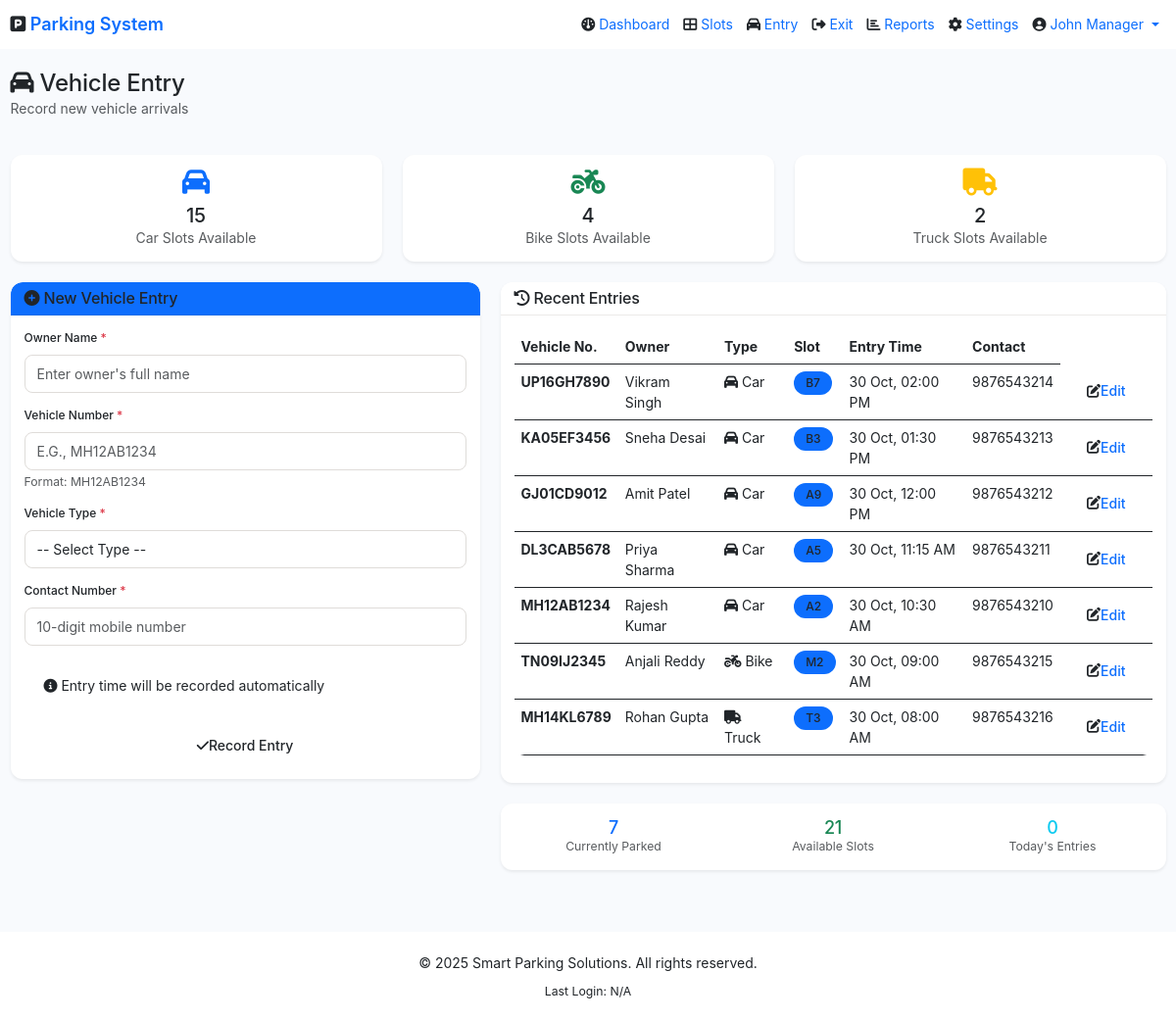
The page /vehicle_entry.php (signed in) on the database its author committed.
### tables this page shows
CREATE TABLE users (
    id INT AUTO_INCREMENT PRIMARY KEY,
    fullname VARCHAR(255) NOT NULL,
    username VARCHAR(50) UNIQUE NOT NULL,
    email VARCHAR(100) UNIQUE NOT NULL,
    password VARCHAR(255) NOT NULL,
    role ENUM('admin', 'super_admin') DEFAULT 'admin',
    created_at TIMESTAMP DEFAULT CURRENT_TIMESTAMP,
    last_login DATETIME NULL,
    status ENUM('active', 'inactive') DEFAULT 'active'
);

CREATE TABLE vehicles (
    id INT AUTO_INCREMENT PRIMARY KEY,
    owner_name VARCHAR(255) NOT NULL,
    vehicle_number VARCHAR(20) UNIQUE NOT NULL,
    vehicle_type ENUM('car', 'bike', 'truck') DEFAULT 'car',
    contact VARCHAR(20) NOT NULL,
    slot_id INT NULL,
    entry_time DATETIME NOT NULL,
    exit_time DATETIME NULL,
    amount DECIMAL(10,2) DEFAULT 0.00,
    status ENUM('Parked', 'Exited') DEFAULT 'Parked',
    created_at TIMESTAMP DEFAULT CURRENT_TIMESTAMP,
    FOREIGN KEY (slot_id) REFERENCES parking_slots(id) ON DELETE SET NULL
);

CREATE TABLE parking_slots (
    id INT AUTO_INCREMENT PRIMARY KEY,
    slot_name VARCHAR(10) UNIQUE NOT NULL,
    slot_type ENUM('car', 'bike', 'truck') DEFAULT 'car',
    status ENUM('Available', 'Occupied') DEFAULT 'Available',
    floor_number INT DEFAULT 1,
    created_at TIMESTAMP DEFAULT CURRENT_TIMESTAMP,
    updated_at TIMESTAMP DEFAULT CURRENT_TIMESTAMP ON UPDATE CURRENT_TIMESTAMP
);

### includes/db.php (called while the page is built, shortened)
<?php
try {
    $pdo = new PDO(
        "mysql:host=" . DB_HOST . ";dbname=" . DB_NAME . ";charset=utf8mb4",
        DB_USER,
        DB_PASS,
        [
            PDO::ATTR_ERRMODE => PDO::ERRMODE_EXCEPTION,
            PDO::ATTR_DEFAULT_FETCH_MODE => PDO::FETCH_ASSOC,
            PDO::ATTR_EMULATE_PREPARES => false
        ]
    );
} catch (PDOException $e) {
    die("Database Connection Failed: " . $e->getMessage());
}
function isLoggedIn() {
    return isset($_SESSION['admin_id']) && !empty($_SESSION['admin_id']);
}
function getCurrentUser() {
    global $pdo;
    $stmt = $pdo->prepare("SELECT * FROM users WHERE id = ?");
    $stmt->execute([$_SESSION['admin_id']]);
    return $stmt->fetch();
}
?>

### vehicle_entry.php (the view, shortened to what this page needs)
<?php
require_once 'includes/header.php';
$carSlots = $pdo->query("SELECT COUNT(*) as count FROM parking_slots WHERE status = 'Available' AND slot_type = 'car'")->fetch()['count'];
$bikeSlots = $pdo->query("SELECT COUNT(*) as count FROM parking_slots WHERE status = 'Available' AND slot_type = 'bike'")->fetch()['count'];
$truckSlots = $pdo->query("SELECT COUNT(*) as count FROM parking_slots WHERE status = 'Available' AND slot_type = 'truck'")->fetch()['count'];
$recentStmt = $pdo->query("SELECT v.*, ps.slot_name FROM vehicles v
                           JOIN parking_slots ps ON v.slot_id = ps.id
                           WHERE v.status = 'Parked'
                           ORDER BY v.entry_time DESC
                           LIMIT 10");
$recent_entries = $recentStmt->fetchAll();
?>
<div class="container-fluid py-4">
    <div class="row mb-4">
        <div class="col-12">
            <h2><i class="fas fa-car"></i> Vehicle Entry</h2>
            <p class="text-muted">Record new vehicle arrivals</p>
        </div>
    </div>
    <div class="row g-4 mb-4">
        <div class="col-md-4">
            <div class="card border-0 shadow-sm">
                <div class="card-body text-center">
                    <i class="fas fa-car text-primary" style="font-size: 2rem;"></i>
                    <h3 class="mt-2"><?= $carSlots ?></h3>
                    <p class="mb-0 text-muted">Car Slots Available</p>
                </div>
            </div>
        </div>
        <div class="col-md-4">
            <div class="card border-0 shadow-sm">
                <div class="card-body text-center">
                    <i class="fas fa-motorcycle text-success" style="font-size: 2rem;"></i>
                    <h3 class="mt-2"><?= $bikeSlots ?></h3>
                    <p class="mb-0 text-muted">Bike Slots Available</p>
                </div>
            </div>
        </div>
        <div class="col-md-4">
            <div class="card border-0 shadow-sm">
                <div class="card-body text-center">
                    <i class="fas fa-truck text-warning" style="font-size: 2rem;"></i>
                    <h3 class="mt-2"><?= $truckSlots ?></h3>
                    <p class="mb-0 text-muted">Truck Slots Available</p>
                </div>
            </div>
        </div>
    </div>
    <div class="row">
        <div class="col-lg-5">
            <div class="card border-0 shadow-sm" data-aos="fade-right">
                <div class="card-header bg-primary text-white">
                    <h5 class="mb-0"><i class="fas fa-plus-circle"></i> New Vehicle Entry</h5>
                </div>
                <div class="card-body">
                    <form method="POST" action="" id="entryForm">
                        <div class="mb-3">
                            <label class="form-label">Owner Name <span class="text-danger">*</span></label>
                            <input type="text" class="form-control" name="owner_name" placeholder="Enter owner's full name" required>
                        </div>
                        <div class="mb-3">
                            <label class="form-label">Vehicle Number <span class="text-danger">*</span></label>
                            <input type="text" class="form-control text-uppercase" name="vehicle_number"
                                   placeholder="e.g., MH12AB1234" pattern="[A-Za-z0-9]+" required>
                            <small class="text-muted">Format: MH12AB1234</small>
                        </div>
                        <div class="mb-3">
                            <label class="form-label">Vehicle Type <span class="text-danger">*</span></label>
                            <select class="form-select" name="vehicle_type" required>
                                <option value="">-- Select Type --</option>
                            </select>
                        </div>
                        <div class="mb-3">
                            <label class="form-label">Contact Number <span class="text-danger">*</span></label>
                            <input type="tel" class="form-control" name="contact"
                                   placeholder="10-digit mobile number" pattern="[0-9]{10}" required>
                        </div>
                        <div class="alert alert-info">
                            <i class="fas fa-info-circle"></i> Entry time will be recorded automatically
                        </div>
                        <button type="submit" class="btn btn-primary w-100">
                            <i class="fas fa-check"></i> Record Entry
                        </button>
                    </form>
                </div>
            </div>
        </div>
        <div class="col-lg-7">
            <div class="card border-0 shadow-sm" data-aos="fade-left">
                <div class="card-header bg-white">
                    <h5 class="mb-0"><i class="fas fa-history"></i> Recent Entries</h5>
                </div>
                <div class="card-body">
                    <div class="table-responsive">
                        <table class="table table-hover">
                            <thead>
                                <tr>
                                    <th>Vehicle No.</th>
                                    <th>Owner</th>
                                    <th>Type</th>
                                    <th>Slot</th>
                                    <th>Entry Time</th>
                                    <th>Contact</th>
                                </tr>
                            </thead>
                            <tbody>
                                <?php if (empty($recent_entries)): ?>
                                    <tr>
                                        <td colspan="6" class="text-center text-muted">No recent entries</td>
                                    </tr>
                                <?php else: ?>
                                    <?php foreach ($recent_entries as $entry): ?>
                                        <tr>
                                            <td><strong><?= htmlspecialchars($entry['vehicle_number']) ?></strong></td>
                                            <td><?= htmlspecialchars($entry['owner_name']) ?></td>
                                            <td>
                                                <i class="fas fa-<?= $entry['vehicle_type'] == 'bike' ? 'motorcycle' : ($entry['vehicle_type'] == 'truck' ? 'truck' : 'car') ?>"></i>
                                                <?= ucfirst($entry['vehicle_type']) ?>
                                            </td>
                                            <td><span class="badge bg-primary"><?= htmlspecialchars($entry['slot_name']) ?></span></td>
                                            <td><?= date('d M, h:i A', strtotime($entry['entry_time'])) ?></td>
                                            <td><?= htmlspecialchars($entry['contact']) ?></td>
                                            <td>
                                            <a href="vehicle_edit.php?id=<?= $entry['id'] ?>" class="btn btn-sm btn-info">
                                                <i class="fas fa-edit"></i> Edit
                                            </a>
                                            </td>
                                        </tr>
                                    <?php endforeach; ?>
                                <?php endif; ?>
                            </tbody>
                        </table>
                    </div>
                </div>
            </div>
            <div class="card border-0 shadow-sm mt-4" data-aos="fade-left" data-aos-delay="100">
                <div class="card-body">
                    <div class="row text-center">
                        <div class="col-4">
                            <h4 class="text-primary"><?= count($recent_entries) ?></h4>
                            <p class="mb-0 text-muted small">Currently Parked</p>
                        </div>
                        <div class="col-4">
                            <h4 class="text-success"><?= $carSlots + $bikeSlots + $truckSlots ?></h4>
                            <p class="mb-0 text-muted small">Available Slots</p>
                        </div>
                        <div class="col-4">
                            <?php
                            $todayEntries = $pdo->query("SELECT COUNT(*) as count FROM vehicles WHERE DATE(entry_time) = CURDATE()")->fetch()['count'];
                            ?>
                            <h4 class="text-info"><?= $todayEntries ?></h4>
                            <p class="mb-0 text-muted small">Today's Entries</p>
                        </div>
                    </div>
                </div>
            </div>
        </div>
    </div>
</div>
<?php require_once 'includes/footer.php'; ?>

### includes/header.php (shortened to what this page needs)
<?php
require_once 'db.php';
$public_pages = ['index.php', 'login.php', 'register.php'];
$current_page = basename($_SERVER['PHP_SELF']);
$user = getCurrentUser();
?>
<!DOCTYPE html>
<html lang="en">
<head>
    <link href="https://cdn.jsdelivr.net/npm/bootstrap@5.3.2/dist/css/bootstrap.min.css" rel="stylesheet">
    <link rel="stylesheet" href="https://cdnjs.cloudflare.com/ajax/libs/font-awesome/6.4.0/css/all.min.css">
    <link href="https://unpkg.com/aos@2.3.1/dist/aos.css" rel="stylesheet">
    <link rel="stylesheet" href="assets/css/style.css">
</head>
<body>
<?php if (!in_array($current_page, $public_pages)): ?>
<nav class="navbar navbar-expand-lg navbar-dark bg-primary sticky-top">
    <div class="container-fluid">
        <a class="navbar-brand" href="dashboard.php">
            <i class="fas fa-parking"></i> Parking System
        </a>
        <div class="collapse navbar-collapse" id="navbarNav">
            <ul class="navbar-nav ms-auto">
                <li class="nav-item">
                    <a class="nav-link <?= $current_page == 'dashboard.php' ? 'active' : '' ?>" href="dashboard.php">
                        <i class="fas fa-dashboard"></i> Dashboard
                    </a>
                </li>
                <li class="nav-item">
                    <a class="nav-link <?= $current_page == 'slots.php' ? 'active' : '' ?>" href="slots.php">
                        <i class="fas fa-th-large"></i> Slots
                    </a>
                </li>
                <li class="nav-item">
                    <a class="nav-link <?= $current_page == 'vehicle_entry.php' ? 'active' : '' ?>" href="vehicle_entry.php">
                        <i class="fas fa-car"></i> Entry
                    </a>
                </li>
                <li class="nav-item">
                    <a class="nav-link <?= $current_page == 'vehicle_exit.php' ? 'active' : '' ?>" href="vehicle_exit.php">
                        <i class="fas fa-sign-out-alt"></i> Exit
                    </a>
                </li>
                <li class="nav-item">
                    <a class="nav-link <?= $current_page == 'reports.php' ? 'active' : '' ?>" href="reports.php">
                        <i class="fas fa-chart-bar"></i> Reports
                    </a>
                </li>
                <li class="nav-item">
                    <a class="nav-link <?= $current_page == 'settings.php' ? 'active' : '' ?>" href="settings.php">
                        <i class="fas fa-cog"></i> Settings
                    </a>
                </li>
                <li class="nav-item dropdown">
                    <a class="nav-link dropdown-toggle" href="#" id="userDropdown" role="button" data-bs-toggle="dropdown">
                        <i class="fas fa-user-circle"></i> <?= htmlspecialchars($user['fullname']) ?>
                    </a>
                </li>
            </ul>
        </div>
    </div>
</nav>
<?php endif; ?>

### rows shown on the page
users: fullname "John Manager"
vehicles: vehicle_number "UP16GH7890", owner_name "Vikram Singh", vehicle_type "Car", slot.slot_name "B7", entry_time "30 Oct, 02:00 PM", contact "9876543214"
vehicles: vehicle_number "KA05EF3456", owner_name "Sneha Desai", vehicle_type "Car", slot.slot_name "B3", entry_time "30 Oct, 01:30 PM", contact "9876543213"
vehicles: vehicle_number "GJ01CD9012", owner_name "Amit Patel", vehicle_type "Car", slot.slot_name "A9", entry_time "30 Oct, 12:00 PM", contact "9876543212"
vehicles: vehicle_number "DL3CAB5678", owner_name "Priya Sharma", vehicle_type "Car", slot.slot_name "A5", entry_time "30 Oct, 11:15 AM", contact "9876543211"
vehicles: vehicle_number "MH12AB1234", owner_name "Rajesh Kumar", vehicle_type "Car", slot.slot_name "A2", entry_time "30 Oct, 10:30 AM", contact "9876543210"
vehicles: vehicle_number "TN09IJ2345", owner_name "Anjali Reddy", vehicle_type "Bike", slot.slot_name "M2", entry_time "30 Oct, 09:00 AM", contact "9876543215"
vehicles: vehicle_number "MH14KL6789", owner_name "Rohan Gupta", vehicle_type "Truck", slot.slot_name "T3", entry_time "30 Oct, 08:00 AM", contact "9876543216"

### other values the page prints
$carSlots "15"
$bikeSlots "4"
$truckSlots "2"
count($recent_entries) "7"
$carSlots + $bikeSlots + $truckSlots "21"
$todayEntries "0"
